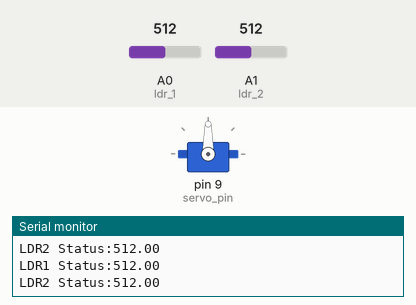
The sketch below on a simulated Arduino Uno, built with avr-gcc and run on an emulated ATmega328P. Parts: servo, the last lines printed to the serial monitor. Inputs (shaded band) come from the test bench; at power-on: A0 (ldr_1) = 512, A1 (ldr_2) = 512.

Above: at 1.2 s.
1.3 s: A0 (ldr_1) set to 716
At 1.79 s:
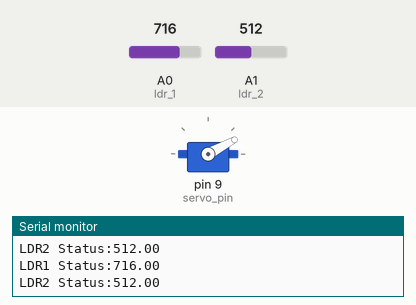
4.3 s: A1 (ldr_2) set to 900
At 5.11 s:
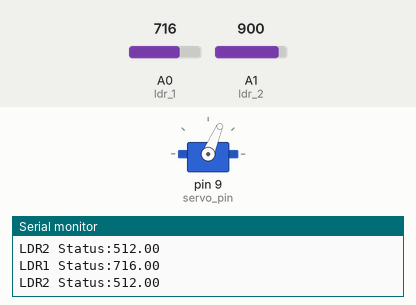
7.3 s: A1 (ldr_2) set to 716
At 10.1 s:
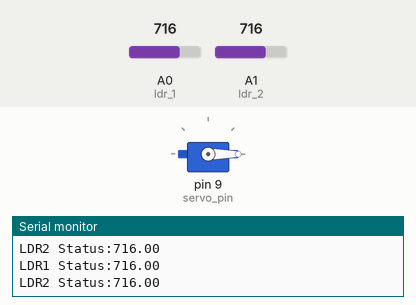
10.3 s: A0 (ldr_1) set to 900
Timing chart, 0 to 14.3 s (numbered marks = the images above; inputs shaded):
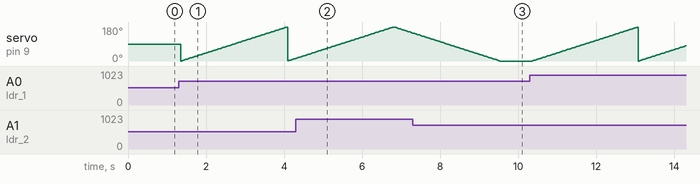

The sketch:

solar_tracker.ino
```cpp
#include <Servo.h>
Servo sg90;

int ldr_1 = A0; // lrd pin connected to A0
int ldr_2 = A1; // LDR pin connected to A1
int servo_pin = 9;
int pos = 90;// initial position
int servo_max=178;      // maximum position for servo
int servo_min=2;        // minimum position for servo

void setup()
{
  // put your setup code here, to run once:
  Serial.begin(9600);
  pinMode(ldr_1, INPUT);
  pinMode(ldr_2, INPUT);
  sg90.attach(servo_pin);// servo pin declared 9 Line no 5
  sg90.write(pos);

}

void loop() {
  double ldrStatus1 = analogRead(ldr_1);
  double ldrStatus2 = analogRead(ldr_2);
  Serial.print("LDR1 Status:");
  Serial.print(ldrStatus1);
  Serial.println("");
  Serial.print("LDR2 Status:");
  Serial.print(ldrStatus2);
  Serial.println("");
if(ldrStatus1>ldrStatus2){
  for (pos = 0; pos <= 180; pos += 1) { // goes from 0 degrees to 180 degrees
    // in steps of 1 degree
    sg90.write(pos);              // tell servo to go to position in variable 'pos'
    delay(15);
  }
  }
if(ldrStatus1<ldrStatus2)
{
  for (pos = 180; pos >= 0; pos -= 1) { // goes from 180 degrees to 0 degrees
    sg90.write(pos);              // tell servo to go to position in variable 'pos'
    delay(15);
  }
}
}
```

Measured:
- after the input at 7.3 s, servo on pin 9 (servo_pin): goes on until 9.5 s, then stays 0°
- by itself, servo on pin 9 (servo_pin): rises from 13° to 180° in 2.5 s, then falls to 148° in 0.50 s
